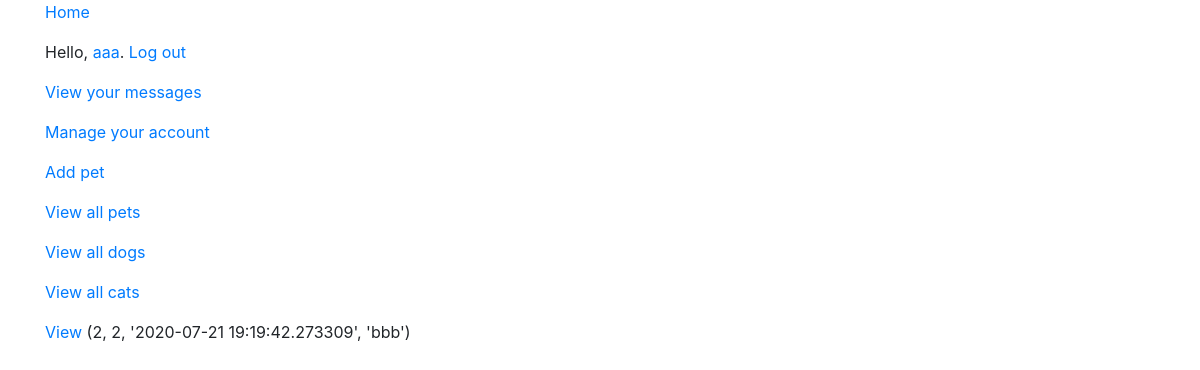
/messages (signed in), run on an earlier commit of the app's database.
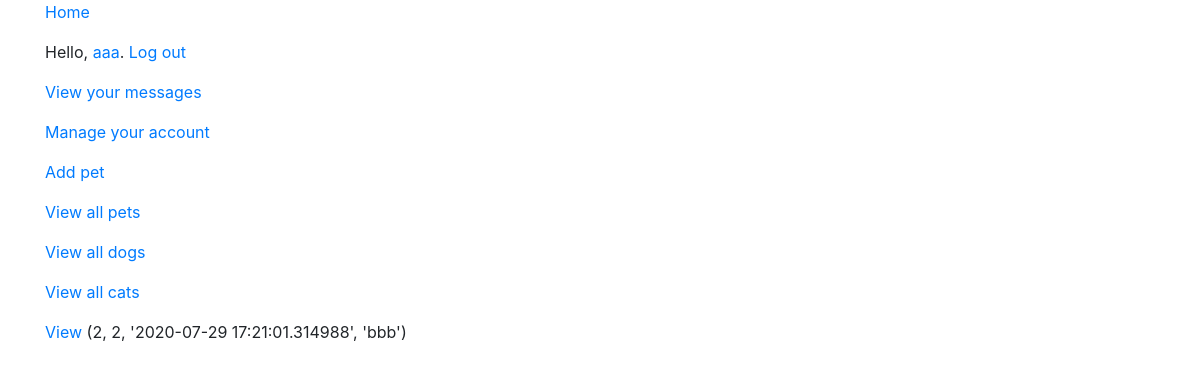
And on a later commit of the database.
### tables this page shows
CREATE TABLE "threads" (
	"id"	integer PRIMARY KEY AUTOINCREMENT,
	"user1"	INTEGER,
	"user2"	INTEGER,
	"latest"	DATETIME,
	FOREIGN KEY("user1") REFERENCES "users"("id"),
	FOREIGN KEY("user2") REFERENCES "users"("id")
);

### app.py (the view)
@app.route('/messages')
@login_required
def message_threads():
    user = session.get("user")
    user_id = session.get("user_id")
    db = sqlite3.connect('app.db')
    c = db.cursor()
    threads = c.execute('''
        SELECT t.*, u.username as counterpart_username FROM (
        SELECT id, user2 as counterpart, latest from threads where user1 = ?
        union all
        SELECT id, user1 as counterpart, latest from threads where user2 = ?
        ) t
        LEFT JOIN users u on u.id = t.counterpart
    ''', (user_id, user_id)).fetchall()
    return render_template("threads.html", user=user, threads=threads)

### app.py (called while the page is built)
@app.after_request
def after_request(response):
    response.headers['Cache-Control'] = 'no-cache, no-store, must-revalidate'
    response.headers['Expires'] = 0
    response.headers['Pragma'] = 'no-cache'
    return response

### helpers.py (called while the page is built)
def login_required(f):
    @wraps(f)
    def decorated_function(*args, **kwargs):
        if session.get("user") is None:
            return redirect("/login")
        return f(*args, **kwargs)
    return decorated_function

### templates/threads.html (shortened to what this page needs)
{% extends "layout.html" %}
{% block main %}
<div class="container">
    {% for thread in threads %}
    <p><a href="/messages/{{thread[0]}}" >View</a> {{ thread }}</p>
    {% endfor %}
</div>
{% endblock %}

What changed in the data, as far as the page shows it:
changed threads: thread "(2, 2, '2020-07-21 19:19:42.273309', 'bbb')" → "(2, 2, '2020-07-29 17:21:01.314988', 'bbb')"
